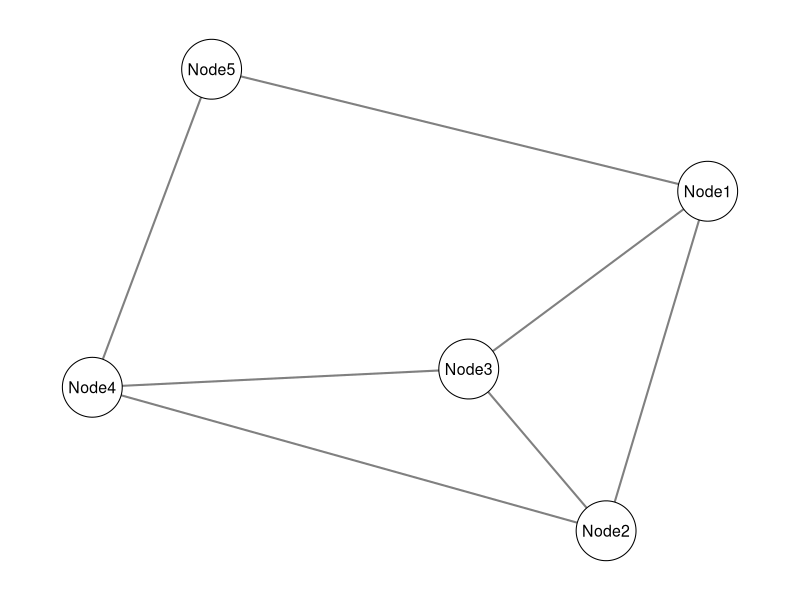
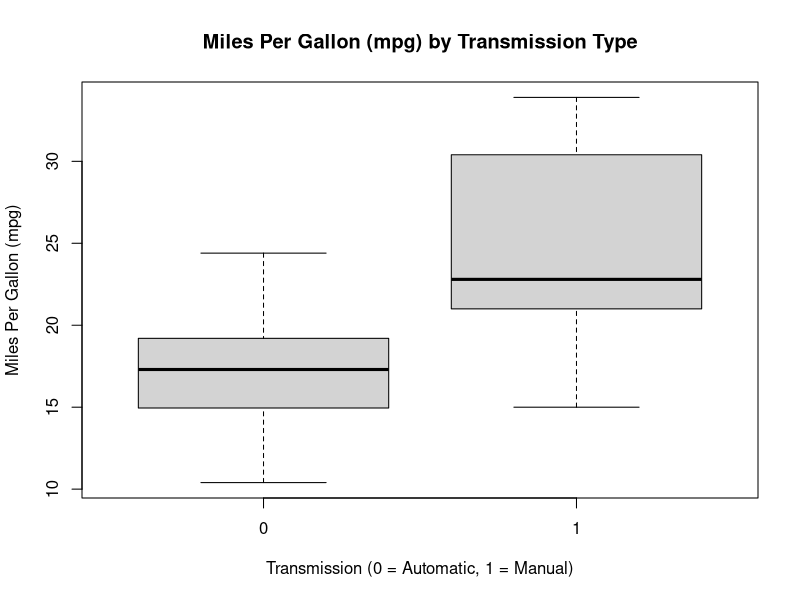

These charts were generated, in order, by the following R code:
## ---- chunk 1
my_matrix <- matrix(
  data = 1:9,      # The data to fill the matrix
  nrow = 3,        # Number of rows
  ncol = 3,        # Number of columns
  byrow = TRUE     # Fill the matrix by rows
)
my_matrix
## ---- chunk 2
# Create a 5x5 symmetric adjacency matrix
adj_matrix <- matrix(
  data = c(0, 1, 1, 0, 1,
           1, 0, 1, 1, 0,
           1, 1, 0, 1, 0,
           0, 1, 1, 0, 1,
           1, 0, 0, 1, 0),
  nrow = 5,
  ncol = 5,
  byrow = TRUE
)

# Add row and column names for clarity
colnames(adj_matrix) <- rownames(adj_matrix) <- c("Node1", "Node2", "Node3", "Node4", "Node5")

# Print the adjacency matrix
adj_matrix

# Plot the graph using qgraph
library(qgraph)
qgraph(adj_matrix, 
       layout = "spring", 
       vsize = 8, 
       labels = colnames(adj_matrix))
## ---- chunk 3
my_data <- data.frame(
  Name = c("A", "B", "C"),
  Age = c(25, 30, 35),
  Height = c(175, 182, 168)
)
my_data
## ---- chunk 4
my_list <- list(
  Name = "A",
  Age = 25,
  Scores = c(90, 85, 88),
  Nested = list(a = 1, b = 2)
)
my_list
## ---- chunk 5
my_array <- array(
  data = 1:24, 
  dim = c(4, 3, 2) # 4 rows, 3 columns, 2 layers
)
my_array
## ---- chunk 6
# Load the 'mtcars' dataset
data(mtcars)
head(mtcars)
## ---- chunk 7
# Subset the data into two groups
auto <- mtcars$mpg[mtcars$am == 0]  # Automatic cars
manual <- mtcars$mpg[mtcars$am == 1]  # Manual cars

# Perform a t-test
t_test_result <- t.test(auto, manual)
t_test_result
## ---- chunk 8
boxplot(mpg ~ am, data = mtcars,
        main = "Miles Per Gallon (mpg) by Transmission Type",
        xlab = "Transmission (0 = Automatic, 1 = Manual)",
        ylab = "Miles Per Gallon (mpg)")
